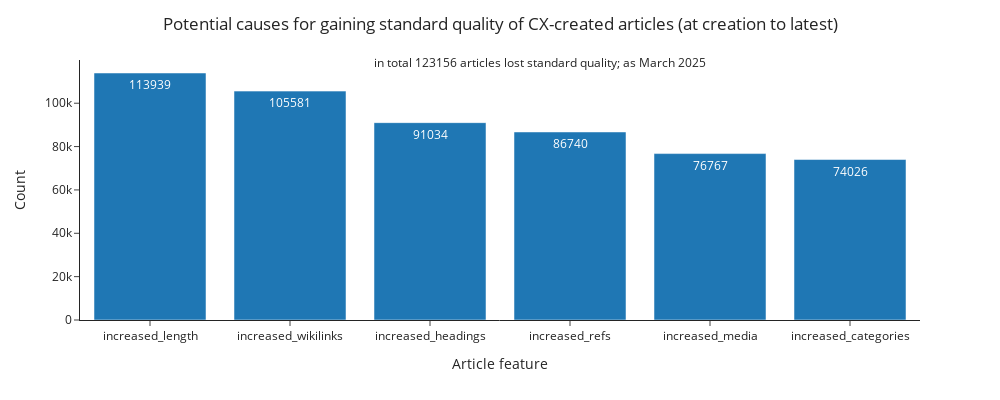

The notebook cell saved with this chart:
### Code cell
#| column: page-right

fig = px.bar(
    stand_qual_growth_reasons.sort_values('Count', ascending=False),
    x='Article feature',
    y='Count',
    text='Count'
)

fig.update_layout(
    title={
        'text': f'Potential causes for gaining standard quality of CX-created articles (at creation to latest)<br><br>\
                    <sup>in total {n_gained_std_qual} articles lost standard quality; as March 2025</sup>',
        'x': 0.5,
        'xanchor': 'center'
    },
    width=1000, height=400
)
fig.show()

### Figure 1 — Plotly figure (JSON) as saved in the notebook; plotly's stock layout.template omitted (floating-point values rounded to 4 significant figures)
{"data": [{"alignmentgroup": "True", "hovertemplate": "Article feature=%{x}<br>Count=%{text}<extra></extra>", "legendgroup": "", "marker": {"color": "#1F77B4", "pattern": {"shape": ""}}, "name": "", "offsetgroup": "", "orientation": "v", "showlegend": false, "text": [113939, 105581, 91034, 86740, 76767, 74026], "textposition": "auto", "type": "bar", "x": ["increased_length", "increased_wikilinks", "increased_headings", "increased_refs", "increased_media", "increased_categories"], "xaxis": "x", "y": [113939, 105581, 91034, 86740, 76767, 74026], "yaxis": "y"}], "layout": {"barmode": "relative", "height": 400, "legend": {"tracegroupgap": 0}, "margin": {"t": 60}, "title": {"text": "Potential causes for gaining standard quality of CX-created articles (at creation to latest)<br><br>                    <sup>in total 123156 articles lost standard quality; as March 2025</sup>", "x": 0.5, "xanchor": "center"}, "width": 1000, "xaxis": {"anchor": "y", "domain": [0, 1], "title": {"text": "Article feature"}}, "yaxis": {"anchor": "x", "domain": [0, 1], "title": {"text": "Count"}}}}
